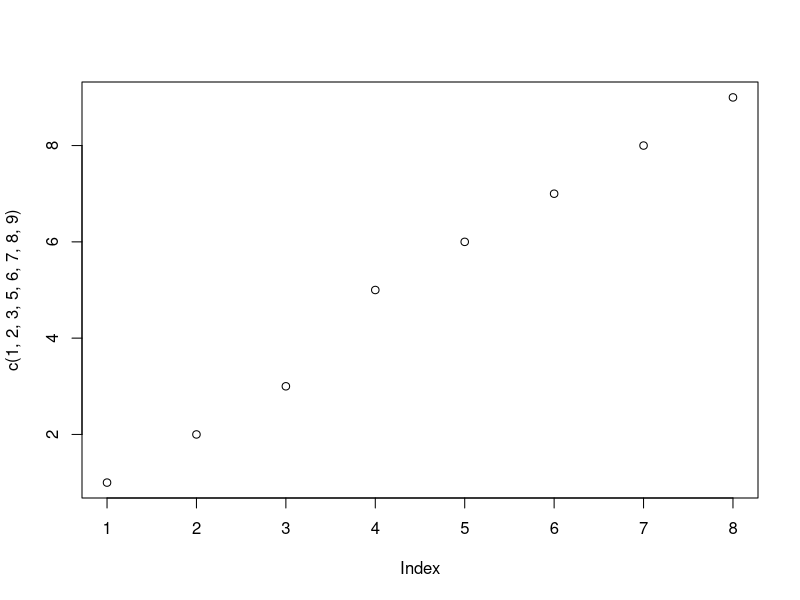

Generate this figure with R:
## ---- chunk 1
plot(c(1,2,3,5,6,7,8,9))
